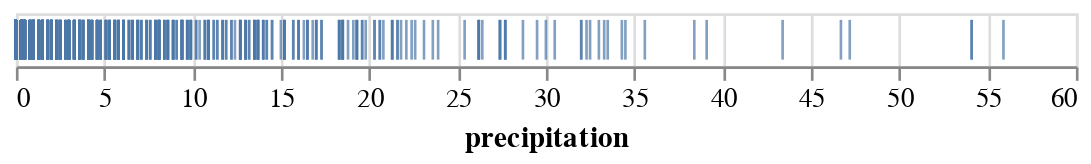

Notebook cell for this chart:
### Code cell
import altair as alt

alt.Chart(df).mark_tick().encode(
    x='precipitation',)

### Figure 1 — Vega-Lite specification as saved in the notebook (floating-point values rounded to 4 significant figures; data arrays with more than 128 entries replaced by an {"elided": "..."} marker saying what was removed)
{"config": {"view": {"continuousWidth": 400, "continuousHeight": 300}}, "data": {"name": "data-830c39fec90146253fb06a06c26374ef"}, "mark": "tick", "encoding": {"x": {"type": "quantitative", "field": "precipitation"}}, "$schema": "https://vega.github.io/schema/vega-lite/v4.8.1.json", "datasets": {"data-830c39fec90146253fb06a06c26374ef": {"elided": "1461 records"}}}
